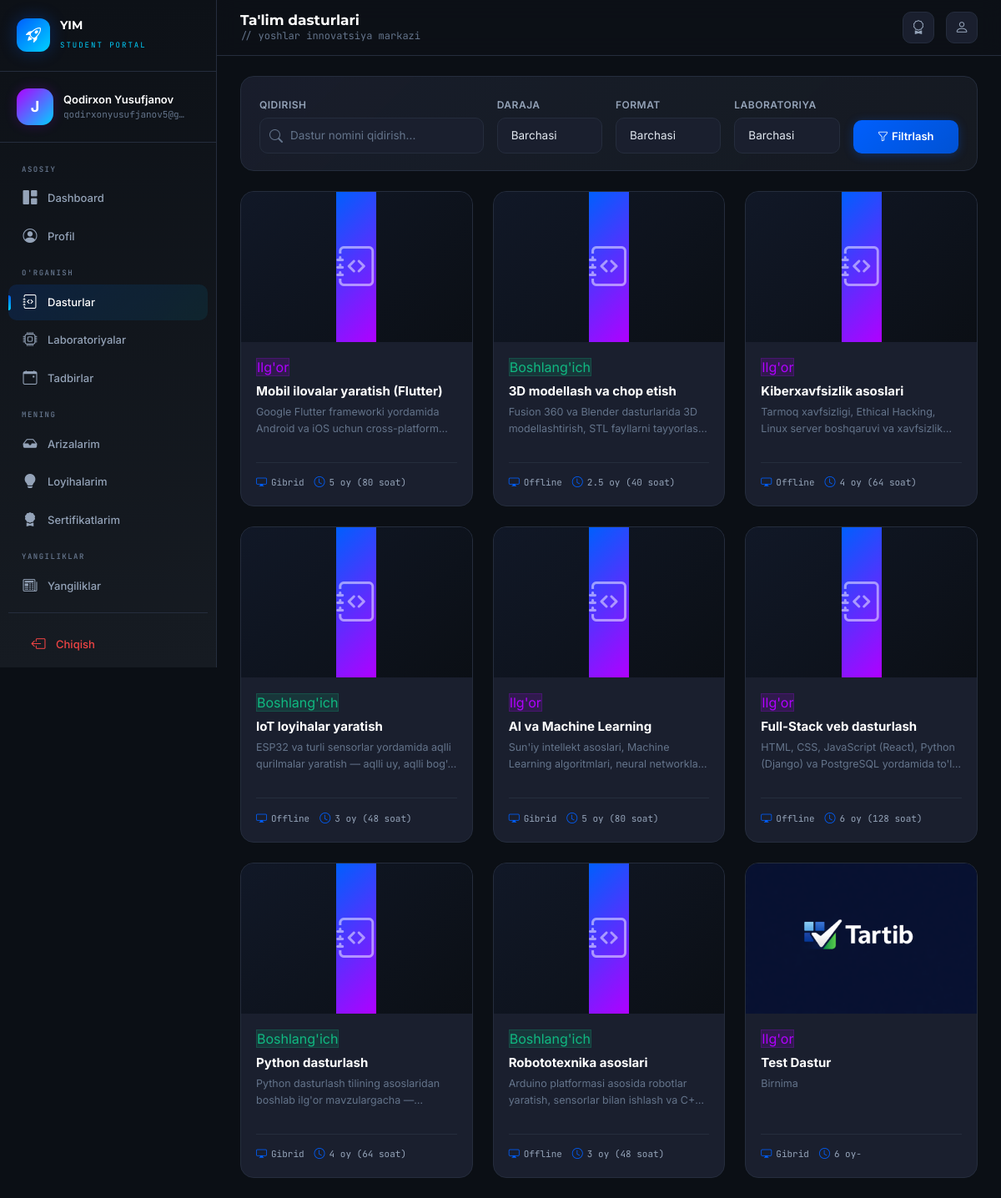
The app's page /student/programs/ (signed in) with its own data.
### accounts/models.py (models this page shows, shortened)
class User(AbstractUser):
    ROLE_CHOICES = (
        ('admin', 'Admin'),
        ('student', 'Student'),
    )
    role = models.CharField(max_length=10, choices=ROLE_CHOICES, default='student')
    phone = models.CharField(max_length=20, blank=True, null=True)
    avatar = models.ImageField(upload_to='avatars/', blank=True, null=True)
    bio = models.TextField(blank=True, null=True)
    birth_date = models.DateField(blank=True, null=True)

### dashboard/models.py (models this page shows, shortened)
class Program(models.Model):
    LEVEL_CHOICES = (
        ('beginner', "Boshlang'ich"),
        ('advanced', "Ilg'or"),
    )
    FORMAT_CHOICES = (
        ('offline', 'Offline'),
        ('online', 'Online'),
        ('hybrid', 'Gibrid'),
    )
    name = models.CharField(max_length=200, verbose_name="Nomi")
    laboratory = models.ForeignKey(Laboratory, on_delete=models.SET_NULL, null=True, blank=True, related_name='programs', verbose_name="Laboratoriya")
    image = models.ImageField(upload_to='programs/', blank=True, null=True, verbose_name="Rasm")
    description = models.TextField(blank=True, verbose_name="Tavsif")
    level = models.CharField(max_length=20, choices=LEVEL_CHOICES, default='beginner', verbose_name="Daraja")
    age_min = models.PositiveIntegerField(default=10, verbose_name="Minimal yosh")
    age_max = models.PositiveIntegerField(default=25, verbose_name="Maksimal yosh")
    format = models.CharField(max_length=20, choices=FORMAT_CHOICES, default='offline', verbose_name="Format")
    duration = models.CharField(max_length=100, blank=True, verbose_name="Davomiylik")
    start_date = models.DateField(blank=True, null=True, verbose_name="Boshlanish sanasi")
    end_date = models.DateField(blank=True, null=True, verbose_name="Tugash sanasi")
    is_active = models.BooleanField(default=True, verbose_name="Faol")
    created_at = models.DateTimeField(auto_now_add=True)
    updated_at = models.DateTimeField(auto_now=True)
    class Meta:
        ordering = ['-created_at']
        verbose_name = "Dastur"
        verbose_name_plural = "Dasturlar"

### student/views.py (the view)
# urls.py: path('programs/', views.program_list, name='program_list'),
@student_required
def program_list(request):
    programs = Program.objects.filter(is_active=True)
    level_filter = request.GET.get('level', '')
    format_filter = request.GET.get('format', '')
    search = request.GET.get('search', '')
    lab_filter = request.GET.get('lab', '')
    if level_filter:
        programs = programs.filter(level=level_filter)
    if format_filter:
        programs = programs.filter(format=format_filter)
    if search:
        programs = programs.filter(name__icontains=search)
    if lab_filter:
        programs = programs.filter(laboratory_id=lab_filter)
    labs = Laboratory.objects.filter(is_active=True)
    context = {
        'programs': programs,
        'labs': labs,
        'level_filter': level_filter,
        'format_filter': format_filter,
        'search': search,
        'lab_filter': lab_filter,
    }
    return render(request, 'student/programs/list.html', context)

### dashboard/context_processors.py (called while the page is built)
def pending_applications(request):
    if request.user.is_authenticated:
        try:
            count = Application.objects.filter(status='pending').count()
            return {'pending_count': count}
        except Exception:
            return {'pending_count': 0}
    return {'pending_count': 0}

### student/views.py (called while the page is built)
def student_required(view_func):
    @wraps(view_func)
    @login_required(login_url='/login/')
    def wrapper(request, *args, **kwargs):
        return view_func(request, *args, **kwargs)
    return wrapper

### templates/student/programs/list.html (shortened to what this page needs)
{% extends "student/base.html" %}
{% block page_title %}Ta'lim dasturlari{% endblock %}
{% block content %}
<div class="glass-card mb-4 fade-up">
    <div class="glass-card-body">
        <form method="get" class="row g-3 align-items-end">
            <div class="col-lg-4 col-md-6">
                <label class="form-label">Qidirish</label>
                <div style="position: relative;">
                    <i class="bi bi-search" style="position: absolute; left: 12px; top: 50%; transform: translateY(-50%); color: var(--text-muted);"></i>
                    <input type="text" name="q" value="{{ request.GET.q }}" class="form-control" placeholder="Dastur nomini qidirish..." style="padding-left: 36px;">
                </div>
            </div>
            <div class="col-lg-2 col-md-6">
                <label class="form-label">Daraja</label>
                <select name="level" class="form-select">
                    <option value="">Barchasi</option>
                </select>
            </div>
            <div class="col-lg-2 col-md-6">
                <label class="form-label">Format</label>
                <select name="format" class="form-select">
                    <option value="">Barchasi</option>
                </select>
            </div>
            <div class="col-lg-2 col-md-6">
                <label class="form-label">Laboratoriya</label>
                <select name="lab" class="form-select">
                    <option value="">Barchasi</option>
                </select>
            </div>
            <div class="col-lg-2 col-md-6">
                <button type="submit" class="btn-glow w-100">
                    <i class="bi bi-funnel me-1"></i>Filtrlash
                </button>
            </div>
        </form>
    </div>
</div>
{% if programs %}
<div class="row g-4">
    {% for program in programs %}
    <div class="col-xl-4 col-md-6 fade-up" style="animation-delay: {{ forloop.counter0|floatformat:"0" }}00ms;">
        <a href="{% url 'student:program_detail' program.pk %}" style="text-decoration: none;">
            <div class="program-card">
                <div class="card-img">
                    {% if program.image %}
                        <img src="{{ program.image.url }}" alt="{{ program.name }}">
                    {% else %}
                        <div style="height: 100%; display: flex; align-items: center; justify-content: center; background: linear-gradient(135deg, var(--primary), var(--purple));">
                            <i class="bi bi-journal-code" style="font-size: 3rem; color: rgba(255,255,255,0.5);"></i>
                        </div>
                    {% endif %}
                </div>
                <div class="card-content">
                    <div class="mb-2">
                        {% if program.level == "beginner" %}
                            <span class="level-badge beginner">Boshlang'ich</span>
                        {% elif program.level == "advanced" %}
                            <span class="level-badge advanced">Ilg'or</span>
                        {% endif %}
                    </div>
                    <h5 class="card-title">{{ program.name }}</h5>
                    <p class="card-desc">{{ program.description|truncatewords:15 }}</p>
                    <div class="card-meta">
                        <span class="meta-item">
                            <i class="bi bi-display"></i> {{ program.get_format_display|default:program.format }}
                        </span>
                        <span class="meta-item">
                            <i class="bi bi-clock"></i> {{ program.duration }}
                        </span>
                    </div>
                </div>
            </div>
        </a>
    </div>
    {% endfor %}
</div>
{% endif %}
{% endblock %}

### templates/student/base.html (shortened to what this page needs)
{% load static %}
<!DOCTYPE html>
<html lang="uz">
<head>
    <link href="https://cdn.jsdelivr.net/npm/bootstrap@5.3.3/dist/css/bootstrap.min.css" rel="stylesheet">
    <link href="https://cdn.jsdelivr.net/npm/bootstrap-icons@1.11.3/font/bootstrap-icons.min.css" rel="stylesheet">
</head>
<body>
    <aside class="sidebar" id="sidebar">
        <div class="sidebar-brand">
            <div class="brand-logo"><i class="bi bi-rocket-takeoff"></i></div>
            <div class="brand-text">
                <h5>YIM</h5>
                <small>Student Portal</small>
            </div>
        </div>
        <div class="sidebar-profile">
            <div class="profile-avatar">
                {% if request.user.avatar %}
                <img src="{{ request.user.avatar.url }}" alt="">
                {% else %}
                {{ request.user.username|first|upper }}
                {% endif %}
            </div>
            <div class="profile-info">
                <div class="name">{{ request.user.get_full_name|default:request.user.username }}</div>
                <span class="email">{{ request.user.email|default:"student" }}</span>
            </div>
        </div>
        <nav class="sidebar-nav">
            <div class="nav-label">Asosiy</div>
            <a href="{% url 'student:home' %}" class="nav-item {% if request.resolver_match.url_name == 'home' %}active{% endif %}">
                <i class="bi bi-grid-1x2-fill"></i> Dashboard
            </a>
            <a href="{% url 'student:profile' %}" class="nav-item {% if request.resolver_match.url_name == 'profile' %}active{% endif %}">
                <i class="bi bi-person-circle"></i> Profil
            </a>
            <div class="nav-label">O'rganish</div>
            <a href="{% url 'student:program_list' %}" class="nav-item {% if 'program' in request.resolver_match.url_name %}active{% endif %}">
                <i class="bi bi-journal-code"></i> Dasturlar
            </a>
            <a href="{% url 'student:laboratory_list' %}" class="nav-item {% if 'laboratory' in request.resolver_match.url_name %}active{% endif %}">
                <i class="bi bi-cpu"></i> Laboratoriyalar
            </a>
            <a href="{% url 'student:event_list' %}" class="nav-item {% if 'event' in request.resolver_match.url_name %}active{% endif %}">
                <i class="bi bi-calendar-event"></i> Tadbirlar
            </a>
            <div class="nav-label">Mening</div>
            <a href="{% url 'student:my_applications' %}" class="nav-item {% if 'application' in request.resolver_match.url_name %}active{% endif %}">
                <i class="bi bi-inbox-fill"></i> Arizalarim
            </a>
            <a href="{% url 'student:my_projects' %}" class="nav-item {% if 'project' in request.resolver_match.url_name %}active{% endif %}">
                <i class="bi bi-lightbulb-fill"></i> Loyihalarim
            </a>
            <a href="{% url 'student:my_certificates' %}" class="nav-item {% if 'certificate' in request.resolver_match.url_name %}active{% endif %}">
                <i class="bi bi-award-fill"></i> Sertifikatlarim
            </a>
            <div class="nav-label">Yangiliklar</div>
            <a href="{% url 'student:news_list' %}" class="nav-item {% if 'news' in request.resolver_match.url_name %}active{% endif %}">
                <i class="bi bi-newspaper"></i> Yangiliklar
            </a>
            <div style="padding: 16px 10px; margin-top: 10px; border-top: 1px solid var(--dark-border);">
                <a href="{% url 'logout' %}" class="nav-item" style="color: var(--red);">
                    <i class="bi bi-box-arrow-left"></i> Chiqish
                </a>
            </div>
        </nav>
    </aside>
    <div class="main">
        <header class="topbar">
            <div class="topbar-left">
                <div class="page-heading">
                    <h4>{% block page_title %}Dashboard{% endblock %}</h4>
                    <p>{% block page_sub %}// yoshlar innovatsiya markazi{% endblock %}</p>
                </div>
            </div>
            <div class="topbar-right">
                <a href="{% url 'student:my_certificates' %}" class="topbar-btn" title="Sertifikatlar">
                    <i class="bi bi-award"></i>
                </a>
                <a href="{% url 'student:profile' %}" class="topbar-btn" title="Profil">
                    <i class="bi bi-person"></i>
                </a>
            </div>
        </header>
        <div class="content">
            {% block content %}{% endblock %}
        </div>
    </div>
</body>
</html>

### records on screen
User: user.username|first "J", user.get_full_name "Qodirxon Yusufjanov", user.email "qodirxonyusufjanov5@g…"
Program: level "Ilg'or", name "Mobil ilovalar yaratish (Flutter)", description "Google Flutter frameworki yordamida Android va iOS uchun…", format "Gibrid", duration "5 oy (80 soat)"
Program: level "Boshlang'ich", name "3D modellash va chop etish", description "Fusion 360 va Blender dasturlarida 3D modellashtirish, STL fayllarni…", format "Offline", duration "2.5 oy (40 soat)"
Program: level "Ilg'or", name "Kiberxavfsizlik asoslari", description "Tarmoq xavfsizligi, Ethical Hacking, Linux server boshqaruvi va…", format "Offline", duration "4 oy (64 soat)"
Program: level "Boshlang'ich", name "IoT loyihalar yaratish", description "ESP32 va turli sensorlar yordamida aqlli qurilmalar yaratish — aqlli uy, aqlli…", format "Offline", duration "3 oy (48 soat)"
Program: level "Ilg'or", name "AI va Machine Learning", description "Sun'iy intellekt asoslari, Machine Learning algoritmlari, neural…", format "Gibrid", duration "5 oy (80 soat)"
Program: level "Ilg'or", name "Full-Stack veb dasturlash", description "HTML, CSS, JavaScript (React), Python (Django) va PostgreSQL yordamida…", format "Offline", duration "6 oy (128 soat)"
Program: level "Boshlang'ich", name "Python dasturlash", description "Python dasturlash tilining asoslaridan boshlab ilg'or mavzulargacha…", format "Gibrid", duration "4 oy (64 soat)"
Program: level "Boshlang'ich", name "Robototexnika asoslari", description "Arduino platformasi asosida robotlar yaratish, sensorlar bilan ishlash va…", format "Offline", duration "3 oy (48 soat)"
Program: image (picture), level "Ilg'or", name "Test Dastur", description "Birnima", format "Gibrid", duration "6 oy-"
